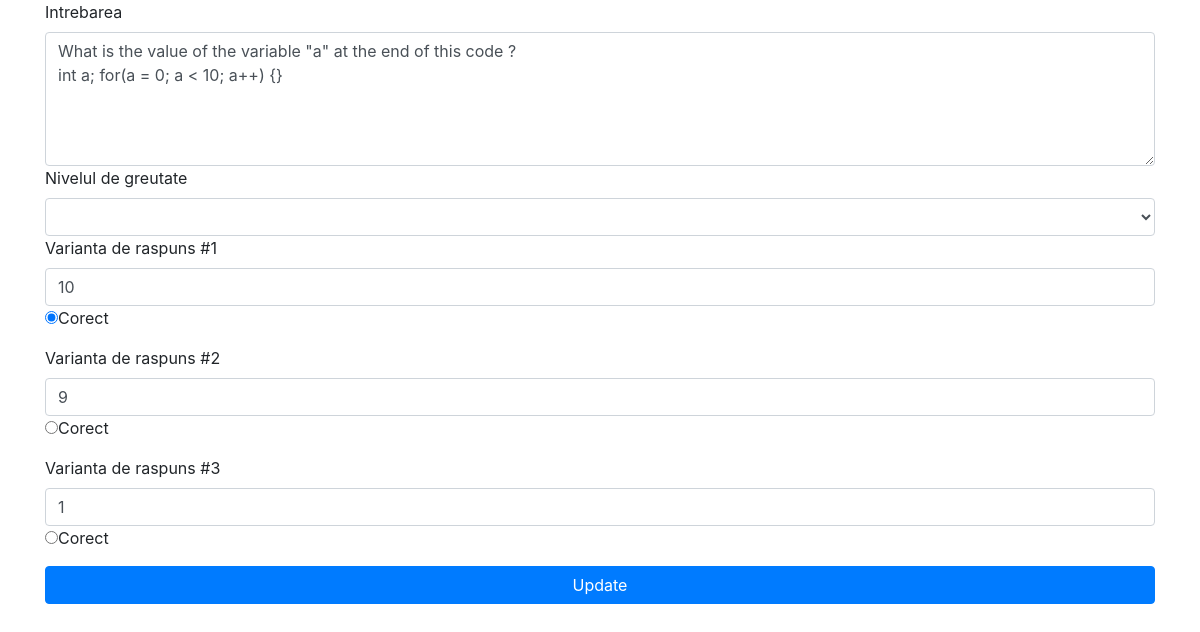
Page /administration/edit.php?id=3 on the committed database.
### tables this page shows
CREATE TABLE `Question` (
  `id` int(11) NOT NULL,
  `quiz` text NOT NULL,
  `level` int(1) NOT NULL
);

CREATE TABLE `Answer` (
  `id` int(11) NOT NULL,
  `id_Q` int(11) NOT NULL,
  `variant` text NOT NULL,
  `ans` tinyint(1) NOT NULL
);

### administration/edit.php (the view, shortened to what this page needs)
<!DOCTYPE html>
	<html>
		<head>
				<link rel="stylesheet" href="//maxcdn.bootstrapcdn.com/bootstrap/4.0.0-alpha.2/css/bootstrap.min.css" />
		</head>
		<body>
			<div class="container" id="main">
				<?
				if(isset($_GET['id']))
					{
						$var = $_GET['id'];
						$Question = mysql_fetch_row(mysql_query("SELECT * FROM Question WHERE id=$var"));
						echo "<form name=\"edit\" action=\"edit.php\" method=\"POST\">";
						echo "<label>Intrebarea</label>";
			     		echo "<textarea class='form-control' rows='5' name='q' required>$Question[1]</textarea>";
			     		echo "<label>Nivelul de greutate</label>";
			    		echo "<select class='form-control' name='level' required>";
               			echo "<option></option><option>Incepator</option><option >Mediu</option><option >Avansat</option>";
                      	echo "</select>";
              			$Q = mysql_query("SELECT * FROM `Answer` WHERE id_Q=$var ");
              			$i=1;
						$q = mysql_fetch_array($Q);
							do
								{
									echo '<div class="form-group">';
									echo '<label>Varianta de raspuns #'.$i.'</label>';
									echo '<input type="text" class="form-control" name="ans[]" value="'.$q[2].'" required>';
									if($q[3]==1)
										echo '<input type="radio" name="check" value="'.$i.'" checked>Corect</label>';
									else
										echo '<input type="radio" name="check" value="'.$i.'" >Corect</label>';
									echo '</div>';
									$i++;
								}while($q = mysql_fetch_array($Q));
                      	echo "<button type='submit' class='btn btn-primary btn-block' name='submit'>Update</button>";
					}
				?>
			</div>
		</body>
	</html>

### rows in the picture
question: q "What is the value of the variable \"a\" at the end of this code ? int a; for(a = 0; a < 10; a++) {}"
answer: variant "10"
answer: variant "9"
answer: variant "1"
